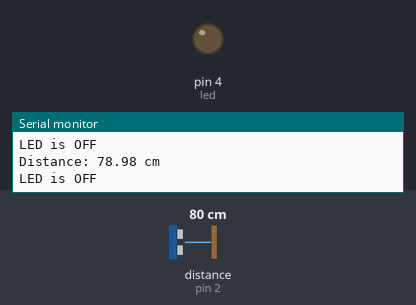
A sketch run on a simulated Arduino Uno, built with avr-gcc and run on an emulated ATmega328P. Parts: output pins drawn as LEDs (lit = HIGH), the last lines printed to the serial monitor. Wiring (inferred from the names in the program): ultrasonic range finder: trigger pin 3; echo pin 2. The inputs (shaded band) are chosen by the test bench; at power-on: distance to the obstacle (sensor on pin 2) 80 cm. The echo pulse lasts 58.3 µs per cm; pins used as bus, display or sensor lines are not drawn.

Above: at 1.2 s.
1.3 s: distance to the obstacle (sensor on pin 2) set to 12 cm
4.3 s: distance to the obstacle (sensor on pin 2) set to 9 cm
At 5.3 s:
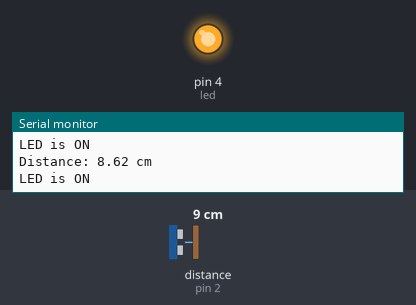
5.8 s: distance to the obstacle (sensor on pin 2) set to 120 cm
At 6.5 s:
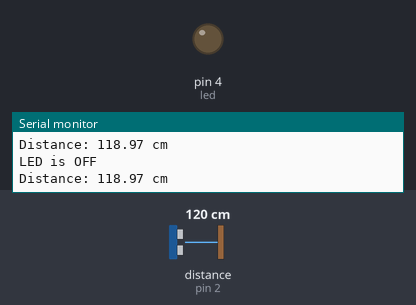
Timing chart, 0 to 8.8 s (numbered marks = the images above; inputs shaded):
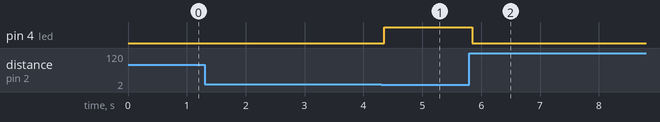

The sketch:

07__ultrasonic2.ino
```cpp
#define echoPin 2
#define trigPin 3
#define led 4

void setup() {
  pinMode(trigPin, OUTPUT);
  pinMode(echoPin, INPUT);
  pinMode(led, OUTPUT);
  Serial.begin(9600);
}

void loop() {
  // Clears the trigPin condition
  digitalWrite(trigPin, LOW);
  delayMicroseconds(2);

  // Sets the trigPin HIGH (ACTIVE) for 10 microseconds
  digitalWrite(trigPin, HIGH);
  delayMicroseconds(10);
  digitalWrite(trigPin, LOW);

  // Reads the echoPin, returns the sound wave travel time in microseconds
  float duration = pulseIn(echoPin, HIGH);

  // Calculating the distance
  float distance = duration * 0.034 / 2;  // Speed of sound wave divided by 2 (go and back)

  // Displays the distance on the Serial Monitor
  Serial.print("Distance: ");
  Serial.print(distance);
  Serial.println(" cm");

  if (distance < 10) {
    digitalWrite(led, HIGH);
    Serial.println("LED is ON");
  } else {
    digitalWrite(led, LOW);
    Serial.println("LED is OFF");
  }
}
```

Measured:
- the behaviour switches between 11 and 10 cm on distance to the obstacle (sensor on pin 2) (found by bisection; images 0 and 1)
- after the input at 4.3 s, pin 4 (led): LOW → HIGH after 0.05 s
- after the input at 5.8 s, pin 4 (led): HIGH → LOW after 0.05 s
